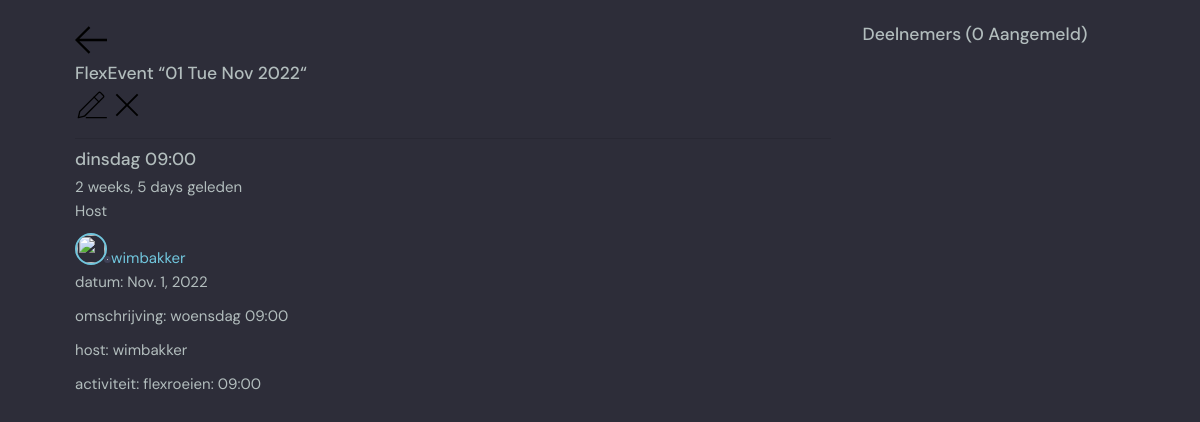
Page /erv-room/1/ on the earlier database version.
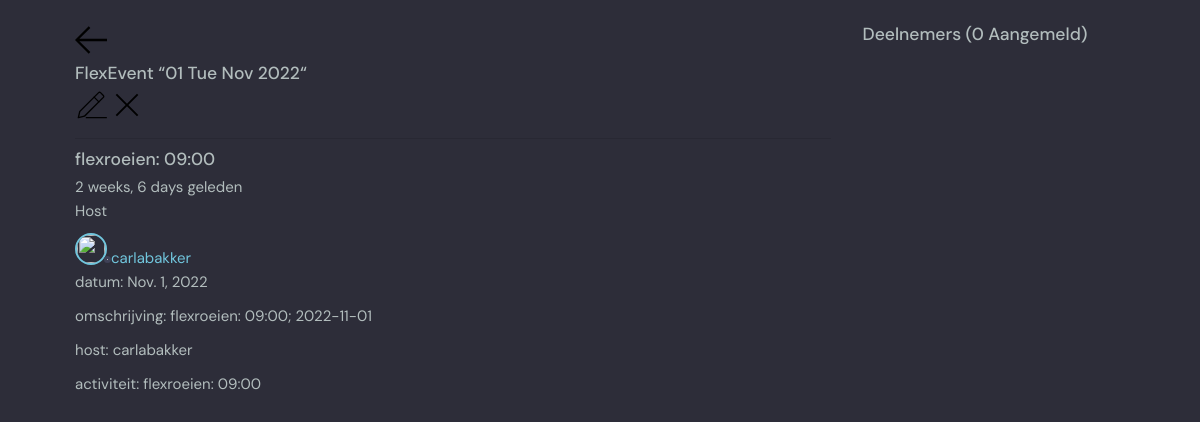
Same page on the later database version.
### beatrix/models.py (models this page shows, shortened)
class Flexevent(models.Model):
    host = models.ForeignKey(User, on_delete=models.SET_NULL, null=True)
    id = models.AutoField(primary_key=True)
    topic = models.ForeignKey(Topic, on_delete=models.CASCADE,null=True) ##SET_NULL, null=True)
    event_text = models.CharField(max_length=200)
    name = models.CharField(max_length=200)
    description = models.TextField(null=True, blank=True) # database field (can Empty), form field (can Empty)
    pub_date = models.CharField(max_length=35)
    datum = models.DateField(auto_now=False)
    pub_time = models.CharField(max_length=35, default='10:00')
    lid = models.ManyToManyField(User, related_name='deelnemer', blank=True)
    created = models.DateTimeField(default=datetime.now, blank=True)

class Topic(models.Model):
    name = models.CharField(max_length=200)
    def __str__(self):
        return self.name

### beatrix/views.py (the view, shortened to what this page needs)
# urls.py: path('erv-room/<str:pk>/', erv_room, name='erv-room'),
def erv_room(request, pk):
    event = Flexevent.objects.get(id=pk)
    event_messages = event.bericht_set.all()
    deelnemers = event.lid.all()
    kandidaten=User.objects.all().exclude(id__in=deelnemers)
    try:
        gebruiker=User.objects.get(id=request.user.id) ## request.user
    except:
        messages.error(request, '.You are not logged in')
        context = {'event': event,
     'event_messages': event_messages,
     'deelnemers': deelnemers,
     'kandidaten': kandidaten,
     }
        return render(request, 'beatrix/erv-room.html', context)

### beatrix/templates/beatrix/erv-room.html (shortened to what this page needs)
{% extends 'erv-base.html' %} {% block content %}
{% load static %}
<main class="profile-page layout layout--2">
  <div class="container">
    <div class="room">
      <div class="room__top">
        <div class="room__topLeft">
          <a href="{% url 'erv-home' %}">
            <svg
              version="1.1"
              xmlns="http://www.w3.org/2000/svg"
              width="32"
              height="32"
              viewBox="0 0 32 32"
            >
              <title>Terug</title>
              <path
                d="M13.723 2.286l-13.723 13.714 13.719 13.714 1.616-1.611-10.96-10.96h27.625v-2.286h-27.625l10.965-10.965-1.616-1.607z"
              ></path>
            </svg>
          </a>
          <h3>FlexEvent “{{event.datum|date:"d D M Y"}}“</h3>
        </div>
        {% if event.host == event.host %}
        <div class="room__topRight">
          <a href="{% url 'erv-update-room' event.id %}">
          </a>
          <a href="{% url 'erv-delete-room' event.id %}">
            <svg
              version="1.1"
              xmlns="http://www.w3.org/2000/svg"
              width="32"
              height="32"
              viewBox="0 0 32 32"
            >
              <title>remove</title>
              <path
                d="M27.314 6.019l-1.333-1.333-9.98 9.981-9.981-9.981-1.333 1.333 9.981 9.981-9.981 9.98 1.333 1.333 9.981-9.98 9.98 9.98 1.333-1.333-9.98-9.98 9.98-9.981z"
              ></path>
            </svg>
          </a>
        </div>
        {% endif %}
        <hr>
      </div>
      <div class="room__box scroll">
        <div class="room__header scroll">
          <div class="room__info">
            <h3>{{event.name}}</h3>
            <span>{{event.created|timesince}} geleden</span>
          </div>
          <div class="room__hosted">
            <p>Host</p>
            <a
              href="{% url 'erv-user-profile' event.host.id %}"
              class="room__author"
            >
              <div class="avatar avatar--small">
                <img src="{{room.host.avatar.url}}" />
              </div>
              <span>{{event.host.username}}</span>
            </a>
          </div>
          <div class="room__details">
            <p>datum: {{event.datum}}</p>
            <p>omschrijving: {{event.description}}</p>
            <p>host: {{event.host}}</p>
            <span class="room__topics">activiteit: {{event.topic}}</span>
          </div>
        </div>
      </div>
    </div>
    <div class="participants">
      <h3 class="participants__top">
        Deelnemers <span>({{event.lid.count}} Aangemeld)</span>
      </h3>
    </div>
  </div>
</main>
 {% endblock content %} Footer

Differences in the rows shown:
changed Flexevent "flexroeien: 09:00": name "dinsdag 09:00" → "flexroeien: 09:00"; created "2 weeks, 5 days" → "2 weeks, 6 days"; host.username "wimbakker" → "carlabakker"; description "woensdag 09:00" → "flexroeien: 09:00; 2022-11-01"; host "wimbakker" → "carlabakker"
